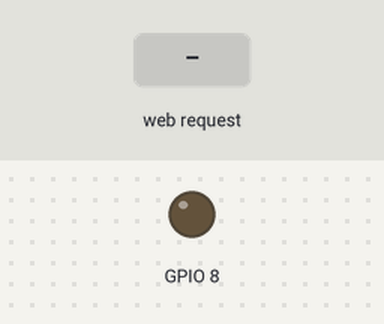
Simulated run of this sketch. Board: ESP32-S3. Shown: output pins drawn as LEDs (lit = HIGH). The test bench sets the inputs (shaded band). WiFi joins after 1.5 s; servers stay silent unless stated.

Above: at 1.2 s.
1.3 s: HTTP request GET /letmein.html received
At 1.6 s:
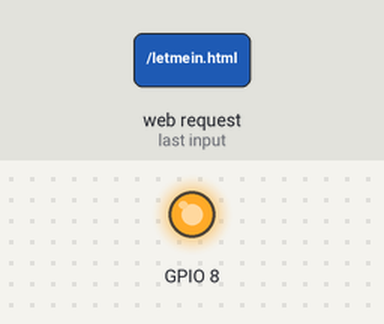
Timing chart, 0 to 4.3 s (numbered marks = the images above; inputs shaded):
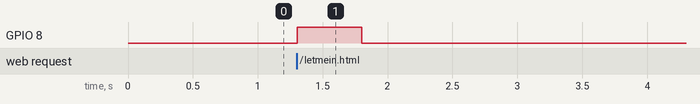

Measured:
- after the input at 1.3 s, GPIO 8: LOW → HIGH at once, → LOW 0.50 s later

The sketch:

acts_as_door.ino
```cpp
#include <stdio.h>
#include <string.h>
#include <SPI.h>
#include <Ethernet.h>
#include <WebServer.h>

byte mac[] = { 0x90, 0xA2, 0xDA, 0x0D, 0x64, 0x40 };
byte ip[] = { 10,0,0,64 };
IPAddress myDns( 8,8,8,8 );
byte rip[] = { 0,0,0,0 };

EthernetServer server(80);

char hubotserver[] = "hubot.dpdev.de";
EthernetClient hubotclient;

void setup() {
  Ethernet.begin(mac, ip, myDns);
  server.begin();
  pinMode(8, OUTPUT);
  digitalWrite(8, LOW);
}

void loop() {
  String expectedRequest = "GET /letmein.html HTTP/1.1";
  String request = "";
  String header = "";
  String clientip = "";

  EthernetClient client = server.available();

  if(client) {
    while(client.connected()) {
      if(client.available()) {
        char c = client.read();
        if (c != '\n') {
          request.concat(c);
        } else {
          break;
        }
      }
    }

    client.println("HTTP/1.1 200 OK");
    client.println("Content-Type: text/html");
    client.println("Access-Control-Allow-Origin: *");
    client.println();

    if(request.startsWith(expectedRequest)) {
      digitalWrite(8, HIGH);
      delay(500);
      digitalWrite(8, LOW);
      client.getRemoteIP(rip);
      clientip = String(rip[0]) + "." + String(rip[1]) + "." + String(rip[2]) + "." + String(rip[3]);
      client.println("<!DOCTYPE html><html><head><meta charset='UTF-8' /><title>Türöffner</title><meta name='viewport' content='width=device-width, maximum-scale=1.0'><meta name='apple-mobile-web-app-capable' content='yes' /></head><body><h1>Die Tür ist offen</h1>");
      //client.println("<pre>" + clientip + "</pre>");
      client.println("<script>var reload = function(evt) {location.reload();};document.body.addEventListener('click', reload);document.body.addEventListener('touchend', reload);document.body.addEventListener('touchmove', function(evt) {evt.preventDefault();});</script></body></html>");

      hubotclient.connect(hubotserver, 5555);
      hubotclient.println("GET /hubot/doorbell?room=&ip=" + clientip + " HTTP/1.1");
      hubotclient.println(strcat("Host: ", hubotserver));
      hubotclient.println("User-Agent: door-opener");
      hubotclient.println("Connection: close");
      hubotclient.println();
      hubotclient.stop();
    } else {
      client.println("<h1>Go away!</h1>");
    }
  }
  delay(1);
  client.stop();
}
```
